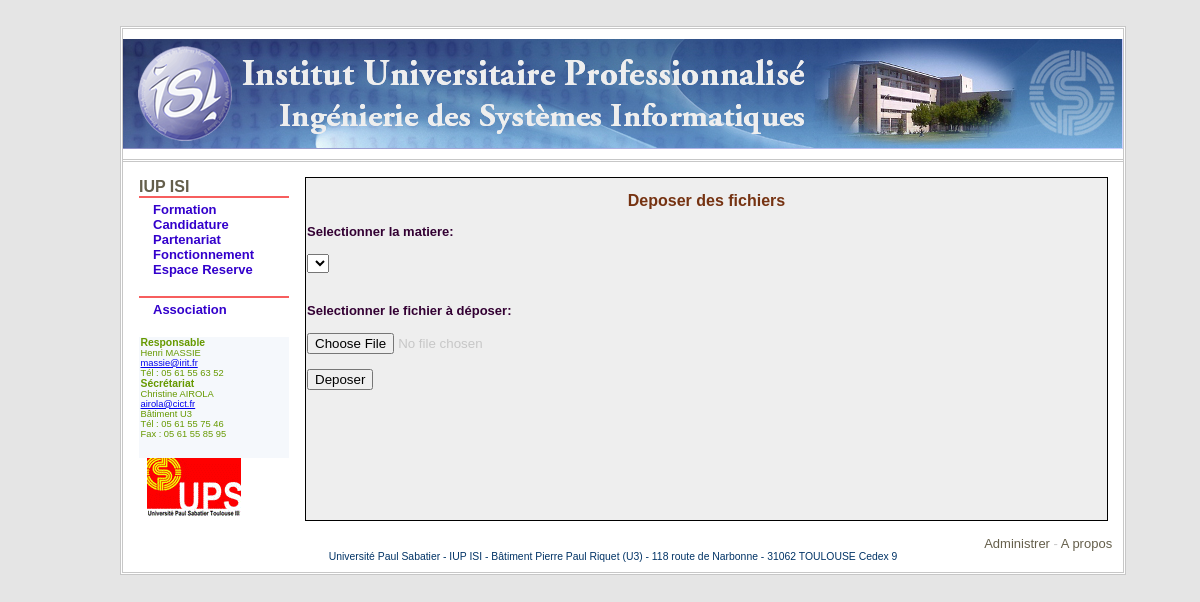
/deposer_doc.php, run on the app's committed database.
### tables this page shows
CREATE TABLE `menu` (
  `ID-MENU` tinyint(10) unsigned NOT NULL auto_increment COMMENT 'Identifiant d&#146;une branche du menu',
  `ID_PMENU` tinyint(10) unsigned NOT NULL default '0' COMMENT 'Identifiant du noeud parent',
  `INTITULE` varchar(50) NOT NULL default '',
  `DESCRIPTION` varchar(150) NOT NULL default '',
  `PATH` varchar(150) NOT NULL default '',
  `ORDRE` tinyint(2) unsigned NOT NULL default '0',
  PRIMARY KEY  (`ID-MENU`)
);

### includes/mysql.class.php (called while the page is built, shortened)
<?php
class database {
    var $_host = '';
    var $_user = '';
    var $_pass = '';
    function _connect()
    {
        $conn = mysql_connect($this->_host,$this->_user,$this->_pass) or die('Cannnot connect to DB server');
        return $conn;
    }
    function database($dbhost,$dbname,$dbuser,$dbpass)
    {
        $this->_host = $dbhost;
        $this->_user = $dbuser;
        $this->_pass = $dbpass;
    }
    function dbQuery($sql,$ignore_errors=0)
    {
        $db = $this->_connect();
        if ($ignore_errors == 1) {
            $result = @mysql_query($sql,$db);
        } else {
            $result = @mysql_query($sql,$db) or die($this->dbError($sql));
        }
        if (mysql_errno() == 0 && !empty($result)) {
            return $result;
        } else {
            if ($ignore_errors == 1) return false;
        }
    }
    function dbFetchArray($recordset)
    {
        return @mysql_fetch_array($recordset);
    }
}
?>

### includes/lib-db.php (called while the page is built, shortened)
<?php
require_once('mysql.class.php');
$_DB = new database($_DB_host, $_DB_name, $_DB_user, $_DB_pass);
function DB_query($sql, $ignore_errors=0)
{
    global $_DB;
    return $_DB->dbQuery($sql,$ignore_errors);
}
function DB_fetchArray($recordset)
{
    global $_DB;
    return $_DB->dbFetchArray($recordset);
}
?>

### includes/config.php (called while the page is built, shortened)
<?php
$_DB_host = 'localhost';
$_DB_name = 'l3isb3';
$_DB_user = 'root';
$_DB_pass = '';
?>

### deposer_doc.php (the view, shortened to what this page needs)
<?php
	include('includes/config.php');
	require_once('includes/lib-db.php');
?>
<!DOCTYPE html PUBLIC "-//W3C//DTD XHTML 1.0 Strict//EN"
"http://www.w3.org/TR/xhtml1/DTD/xhtml1-strict.dtd">
<html xml:lang="fr"	xmlns="http://www.w3.org/1999/xhtml" lang="fr">
<head>
	<link rel="stylesheet" href="styles/isi.css" type="text/css" />
</head>
<body>
	<div id="page">
		<div id="bandeau">
			<a title="Retour en page d'accueil" href="index.php">
			<img style="BORDER-RIGHT: 0px solid; BORDER-TOP: 0px solid; BORDER-LEFT: 0px solid; BORDER-BOTTOM: 0px solid;" alt="IUP ISI" src="img/logo-trans.png" />
			</a>
		</div>
		<table width="1000" valign="top" cellspacing="15">
			<tr>
			<td width="150" valign="top">
				<div id="theme">
<?php
	$sql = "SELECT * FROM menu WHERE ID_PMENU='0' ORDER BY ORDRE";
	$res = DB_query($sql);
	while($row = DB_fetchArray($res))
	{
		echo "<h2>" . $row['INTITULE'] . "</h2>\n";
		echo "<ul>";
		$sql1 = "SELECT * FROM menu WHERE ID_PMENU='" . $row['ID-MENU'] . "' ORDER BY ORDRE";
		$res1 = DB_query($sql1);
		while($row1 = DB_fetchArray($res1))
		{
			$essai = explode("?", $row1['PATH']);
			$finale = "index.php?".$essai[1];
			echo "<li><a href='" . $finale . "'>" . $row1['INTITULE'] . "</a></li>\n";
		}
		echo "</ul>";
	}
?>
				</div>
				<div id="direction">
					<h1>Responsable</h1>Henri MASSIE&nbsp;<br />
					<a href="mailto:massie@irit.fr">massie@irit.fr</a>&nbsp;<br />
					T&eacute;l : 05 61 55 63 52<br />
					<h1>S&eacute;cr&eacute;tariat</h1>Christine
					AIROLA&nbsp;<br />
					<a href="mailto:airola@cict.fr">airola@cict.fr</a><br />
					B&acirc;timent U3<br />
					T&eacute;l : 05 61 55 75 46<br />
					Fax : 05 61 55 85 95
				</div>
				<div id="logob">
					<a href="http://www.ups-tlse.fr/" title="UPS"><img src="img/logoups.gif" alt="UPS" /></a>
				</div>
			</td>
			<th align="left" valign="top">
				<div id="espacereserve">
				<?
					$id_etu=$_SESSION['id-etu'];
					if (isset($_FILES['fichier']))
					{
						if ($_FILES['fichier']['error'])
						{
		         					switch ($_FILES['fichier']['error'])
				  			{
			                  				case 1:
			                   				echo"Le fichier dépasse la limite autorisée par le serveur (fichier php.ini) !";
			                   				break;
			                   				case 2:
			                   				echo "Le fichier dépasse la limite autorisée dans le formulaire HTML !";
			                   				break;
			                   				case 3:
			                   				echo "L'envoi du fichier a été interrompu pendant le transfert !";
			                   				break;
			                   				case 4:
			                   				echo "Le fichier que vous avez envoyé a une taille nulle !";
			                   				break;
	          					}
						}
						else
						{
						}
						$content_dir = 'Etudiants/';
						$content_dir=$content_dir.$id_etu;
						$matiere=$_POST['combo'];
						$res=mysql_query("select `id-matiere` from matiere where intitule='$matiere'");
						$row=DB_fetchArray($res);
						$content_dir=$content_dir."/";
						$content_dir=$content_dir.$row[0];
						$content_dir=$content_dir."/";
    					$tmp_file = $_FILES['fichier']['tmp_name'];
    					$name_file = $_FILES['fichier']['name'];
    					if( !move_uploaded_file($tmp_file, $content_dir . $name_file) )
    					{
    	    				exit("Impossible de copier le fichier dans $content_dir");
    					}
    					print("<meta http-equiv=\"refresh\" content=\"0;url=espacereserve.php?p=connexion&w=etudiants\">\n") ;
					}
					else
					{
							print("<h2>Deposer des fichiers</h2>");
							print("<font face=\"Arial\" color=#330033><i></i>Selectionner la matiere:</font><br><br>");
							print("<form method=\"post\" action=\"deposer_doc.php\" enctype=\"multipart/form-data\">");
							print("<select size=\"1\" name=\"combo\">");
							print("</select>");
							print("<font face=\"Arial\" color=#330033><i></i><br><br><br>Selectionner le fichier &agrave; d&eacute;poser:</font><br><br>");
							print("<form method=\"post\" action=\"deposer_doc.php\" enctype=\"multipart/form-data\">");
          					print("<input type=file name=\"fichier\" size=\"40\"><br><br>");
          					print("<input type=submit value=\"Deposer\">");
           					print("</form>");
     				}
				?>
				</div>
			</th>
			</tr>
		</table>
		<div id="about">
			<a href="javascript:openAdmin('')">Administrer</a> - <a href="javascript:openAbout()">A propos</a> &nbsp;&nbsp;
		</div>
		<div id="iupisi">
			Universit&eacute; Paul Sabatier - IUP ISI -
			B&acirc;timent Pierre Paul Riquet (U3) - 118 route de
			Narbonne -&nbsp;31062 TOULOUSE Cedex 9
		</div>
	</div>
</body>
</html>

### styles/isi.css (style rules this page uses)
body { FONT-SIZE: small; MARGIN: 2em 10%; COLOR: rgb(255,255,255); FONT-FAMILY: "Trebuchet MS", Verdana, Geneva, Arial, Helvetica, sans-serif; background-color: #e5e5e5; }
th { border-style : solid; border-width : 1px; border-color : #000000; background-color: #EEEEEE; }
#about { text-align: right; }
#about a { COLOR: rgb(101,95,75); text-decoration: none; }
#bandeau { background-image: url(../img/haut.jpg); BACKGROUND-REPEAT: no-repeat; background-position: center; border-bottom: rgb(199,199,199) 3px double; height: 130px; width: 100%; }
#bandeau img { margin-left: 1.5%; margin-top: 1.7%; }
#direction { PADDING-RIGHT: 1%; PADDING-LEFT: 1%; FONT-SIZE: 72%; PADDING-BOTTOM: 2em; COLOR: rgb(102,153,0); PADDING-TOP: 0pt; BACKGROUND-COLOR: rgb(245,248,252) }
#direction h1 { FONT-SIZE: 111%; MARGIN: 0pt; BACKGROUND-COLOR: transparent }
#page { BORDER: rgb(199,199,199) 3px double; background-position: center top; COLOR: rgb(199,199,199); BACKGROUND-REPEAT: no-repeat; BACKGROUND-COLOR: rgb(255,255,255); width: 1000px; }
#iupisi { PADDING-RIGHT: 0pt; PADDING-LEFT: 0pt; FONT-SIZE: 80%; PADDING-BOTTOM: 1em; MARGIN: 0pt 3% 0pt 1%; COLOR: rgb(0,51,102); PADDING-TOP: 0pt; TEXT-ALIGN: center }
#logob { MARGIN-LEFT: 5% }
#logob img { BORDER-RIGHT: 0pt; BORDER-TOP: 0pt; BORDER-LEFT: 0pt; BORDER-BOTTOM: 0pt }
#logob a { COLOR: rgb(0,0,0); BACKGROUND-COLOR: transparent }
#theme { COLOR: rgb(101,95,75); BACKGROUND-COLOR: rgb(255,255,255) }
#theme h2 { BORDER-RIGHT: rgb(255,153,0) 0pt solid; BORDER-TOP: rgb(255,153,0) 0pt solid; PADDING-LEFT: 0em; FONT-WEIGHT: 700; FONT-SIZE: medium; MARGIN: 0pt; TEXT-TRANSFORM: uppercase; BORDER-LEFT: rgb(255,153,0) 0pt solid; BORDER-BOTTOM: rgb(247,94,94) 2px solid }
#theme ul { MARGIN-TOP: 0.3em; MARGIN-BOTTOM: 1.5em }
#theme li { LIST-STYLE: none none outside; DISPLAY: inline }
#theme a { DISPLAY: block; PADDING-LEFT: 2em; FONT-WEIGHT: 700; MARGIN-LEFT: -4em; color: #3300cc; BACKGROUND-COLOR: transparent; TEXT-DECORATION: none }
#espacereserve h2 { font-size: medium; color: #763312; font-family : Verdana, Arial, sans-serif; text-align: center; }

### data on the page
menu: INTITULE "IUP ISI"
menu: INTITULE "Formation"
menu: INTITULE "Candidature"
menu: INTITULE "Partenariat"
menu: INTITULE "Fonctionnement"
menu: INTITULE "Espace Reserve"
menu: INTITULE "Association"
